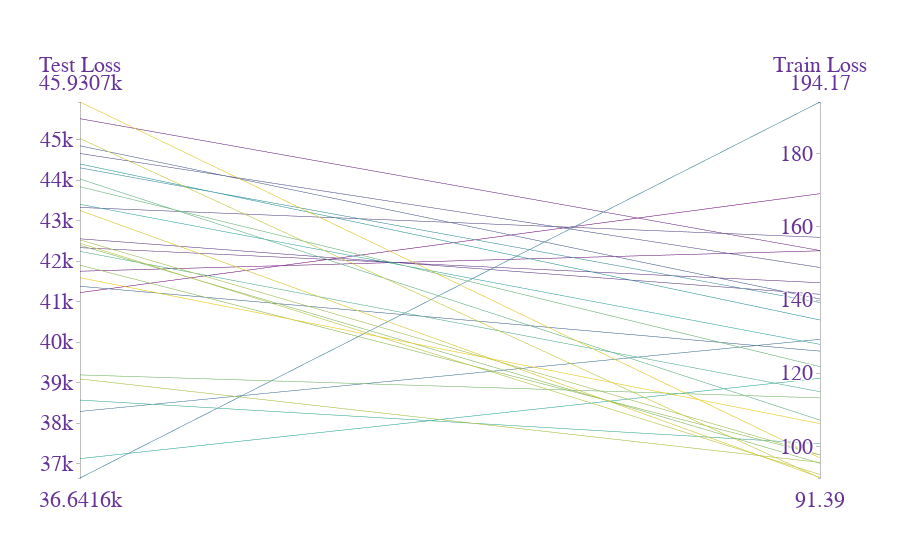

Notebook code cell kept with this figure:
### Markdown cell above
Plotting Loss Transitions - From the logged cmf artifacts

### Code cell
import plotly.graph_objects as go
import pandas as pd

# Sample data (replace this with your actual data)
data = {
    'id': df["id"],
    'custom_properties_Train_Loss': df["custom_properties_Training_loss"],
    'custom_properties_Test_Loss': df["custom_properties_Test_Loss"]
}
df = pd.DataFrame(data)

# Create parallel coordinates plot
fig = go.Figure(data=go.Parcoords(
    line=dict(
        color=df['id'],
        colorscale=[[0, 'purple'], [0.5, 'lightseagreen'], [1, 'gold']]
    ),
    dimensions=list([
        dict(
            range=[min(df["custom_properties_Test_Loss"]), max(df["custom_properties_Test_Loss"])],
            label='Test Loss',
            values=df['custom_properties_Test_Loss']
        ),
        
        dict(
            range=[min(df["custom_properties_Train_Loss"]), max(df["custom_properties_Train_Loss"])],
            label='Train Loss',
            values=df['custom_properties_Train_Loss']
        ),
    ])
))

fig.update_layout(
    plot_bgcolor='white',
    paper_bgcolor='white',
    font=dict(
        family="Droid Sans",
        size=26,
        color="RebeccaPurple"
    )
)

fig.show()

### Figure 1 — Plotly figure (JSON) as saved in the notebook; plotly's stock layout.template omitted (floating-point values rounded to 4 significant figures)
{"data": [{"dimensions": [{"label": "Test Loss", "range": [36640.0, 45930.0], "values": [41590.0, 45930.0, 43250.0, 45030.0, 42440.0, 39090.0, 42520.0, 41900.0, 42390.0, 39190.0, 43840.0, 44030.0, 42240.0, 38570.0, 37120.0, 43400.0, 44400.0, 44300.0, 36640.0, 38290.0, 41380.0, 44850.0, 44660.0, 43330.0, 42550.0, 42330.0, 45520.0, 41750.0, 41220.0, null]}, {"label": "Train Loss", "range": [91.39, 194.2], "values": [106.3, 96.86, 91.55, 91.39, 92.34, 95.64, 97.71, 97.67, 95.41, 113.3, 121.8, 107.2, 115.0, 100.8, 118.6, 127.9, 134.6, 139.3, 194.2, 129.3, 126.1, 140.3, 148.9, 157.2, 141.6, 144.8, 153.6, 153.5, 169.1, null]}], "line": {"color": [139, 138, 137, 136, 135, 134, 133, 132, 131, 130, 129, 128, 127, 126, 125, 124, 123, 122, 121, 120, 119, 118, 117, 116, 115, 114, 113, 112, 111, 110], "colorscale": [[0, "purple"], [0.5, "lightseagreen"], [1, "gold"]]}, "type": "parcoords"}], "layout": {"autosize": true, "font": {"color": "RebeccaPurple", "family": "Droid Sans", "size": 26}, "paper_bgcolor": "white", "plot_bgcolor": "white"}}
